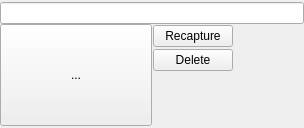
<?xml version="1.0" encoding="UTF-8"?>
<ui version="4.0">
 <class>Form</class>
 <widget class="QWidget" name="Form">
  <property name="geometry">
   <rect>
    <x>0</x>
    <y>0</y>
    <width>304</width>
    <height>128</height>
   </rect>
  </property>
  <property name="sizePolicy">
   <sizepolicy hsizetype="Maximum" vsizetype="Maximum">
    <horstretch>0</horstretch>
    <verstretch>0</verstretch>
   </sizepolicy>
  </property>
  <property name="windowTitle">
   <string>Form</string>
  </property>
  <layout class="QVBoxLayout" name="snapshot_verticalLayout">
   <property name="spacing">
    <number>0</number>
   </property>
   <property name="leftMargin">
    <number>0</number>
   </property>
   <property name="topMargin">
    <number>2</number>
   </property>
   <property name="rightMargin">
    <number>0</number>
   </property>
   <property name="bottomMargin">
    <number>2</number>
   </property>
   <item>
    <widget class="QLineEdit" name="name_lineEdit"/>
   </item>
   <item>
    <widget class="QFrame" name="capture_frame">
     <property name="frameShape">
      <enum>QFrame::NoFrame</enum>
     </property>
     <property name="frameShadow">
      <enum>QFrame::Plain</enum>
     </property>
     <property name="lineWidth">
      <number>0</number>
     </property>
     <layout class="QHBoxLayout" name="horizontalLayout">
      <property name="spacing">
       <number>0</number>
      </property>
      <property name="margin">
       <number>0</number>
      </property>
      <item>
       <widget class="QToolButton" name="capture_toolButton">
        <property name="sizePolicy">
         <sizepolicy hsizetype="Minimum" vsizetype="Minimum">
          <horstretch>0</horstretch>
          <verstretch>0</verstretch>
         </sizepolicy>
        </property>
        <property name="text">
         <string>...</string>
        </property>
        <property name="iconSize">
         <size>
          <width>160</width>
          <height>90</height>
         </size>
        </property>
        <property name="toolButtonStyle">
         <enum>Qt::ToolButtonTextUnderIcon</enum>
        </property>
       </widget>
      </item>
      <item>
       <widget class="QFrame" name="toolbar_frame">
        <property name="sizePolicy">
         <sizepolicy hsizetype="Preferred" vsizetype="Minimum">
          <horstretch>0</horstretch>
          <verstretch>0</verstretch>
         </sizepolicy>
        </property>
        <property name="frameShape">
         <enum>QFrame::NoFrame</enum>
        </property>
        <property name="frameShadow">
         <enum>QFrame::Plain</enum>
        </property>
        <property name="lineWidth">
         <number>0</number>
        </property>
        <layout class="QVBoxLayout" name="verticalLayout">
         <property name="spacing">
          <number>2</number>
         </property>
         <property name="margin">
          <number>1</number>
         </property>
         <item>
          <widget class="QPushButton" name="recap_pushButton">
           <property name="sizePolicy">
            <sizepolicy hsizetype="Maximum" vsizetype="Fixed">
             <horstretch>0</horstretch>
             <verstretch>0</verstretch>
            </sizepolicy>
           </property>
           <property name="text">
            <string>Recapture</string>
           </property>
          </widget>
         </item>
         <item>
          <widget class="QPushButton" name="delete_pushButton">
           <property name="sizePolicy">
            <sizepolicy hsizetype="Maximum" vsizetype="Fixed">
             <horstretch>0</horstretch>
             <verstretch>0</verstretch>
            </sizepolicy>
           </property>
           <property name="text">
            <string>Delete</string>
           </property>
          </widget>
         </item>
         <item>
          <spacer name="verticalSpacer">
           <property name="orientation">
            <enum>Qt::Vertical</enum>
           </property>
           <property name="sizeHint" stdset="0">
            <size>
             <width>20</width>
             <height>40</height>
            </size>
           </property>
          </spacer>
         </item>
        </layout>
       </widget>
      </item>
     </layout>
    </widget>
   </item>
  </layout>
 </widget>
 <resources/>
 <connections/>
</ui>
